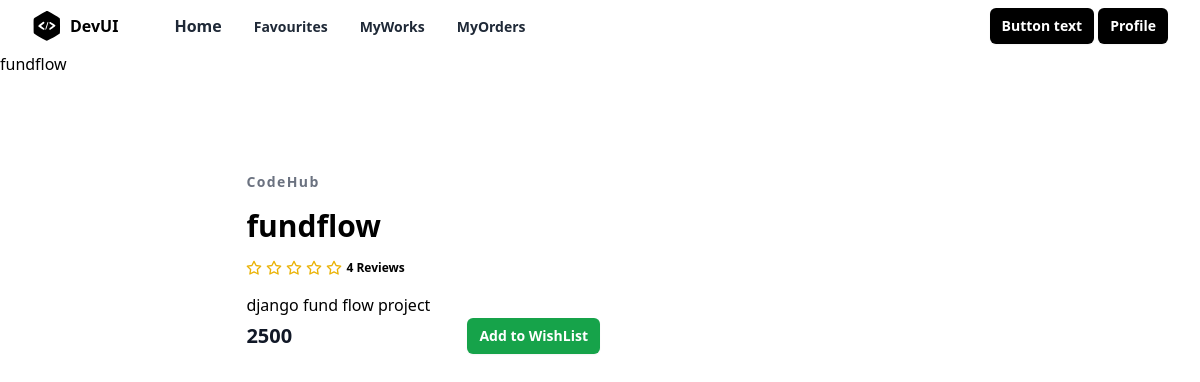
/project/1/, run on the app's committed database.
### store/models.py (models this page shows, shortened)
class Project(models.Model):
    title=models.CharField(max_length=100)
    description=models.TextField()
    tag_objects=models.ManyToManyField(Tag)
    owner=models.ForeignKey(User,on_delete=models.CASCADE,related_name="projects")
    thumbnail=EmbedVideoField()
    price=models.PositiveIntegerField()
    files=models.FileField(upload_to="projects",null=True)
    created_date=models.DateTimeField(auto_now_add=True)
    updated_date=models.DateTimeField(auto_now=True)
    is_active=models.BooleanField(default=True)
    def __str__(self):
        return self.title

### store/views.py (the view)
# urls.py: path('project/<int:pk>/',views.ProjectDetailView.as_view(),name="project-detail"),
class ProjectDetailView(DetailView):
    template_name="store/project_detail.html"
    context_object_name="project"
    model=Project

### store/templates/store/project_detail.html (shortened to what this page needs)
{%extends 'store/base.html'%}
{%load embed_video_tags%}
{%block main_block%}
{{project}}
<section class="overflow-hidden">
    <div class="mx-auto max-w-5xl px-5 py-24">
      <div class="mx-auto flex flex-wrap items-center lg:w-4/5">
        <div class="mt-6 w-full lg:mt-0 lg:w-1/2 lg:pl-10">
          <h2 class="text-sm font-semibold tracking-widest text-gray-500">
            CodeHub
          </h2>
          <h1 class="my-4 text-3xl font-semibold text-black">{{project.title}}</h1>
          <div class="my-4 flex items-center">
            <span class="flex items-center space-x-1">
              <span class="ml-3 inline-block text-xs font-semibold">
                4 Reviews
              </span>
            </span>
          </div>
          <p class="leading-relaxed">
            {{project.description}}
          </p>
          <div class="flex items-center justify-between">
            <span class="title-font text-xl font-bold text-gray-900">
              {{project.price}}
            </span>
            <a href="{%url 'add-wishlist' project.id%}"
              type="button"
              class="rounded-md bg-green-600 px-3 py-2 text-sm font-semibold text-white shadow-sm hover:bg-black/80 focus-visible:outline focus-visible:outline-2 focus-visible:outline-offset-2 focus-visible:outline-black"
            >
              Add to WishList
            </a>
          </div>
        </div>
      </div>
    </div>
  </section>
{%endblock%}

### data on the page
Project: title "fundflow", description "django fund flow project", price "2500"
